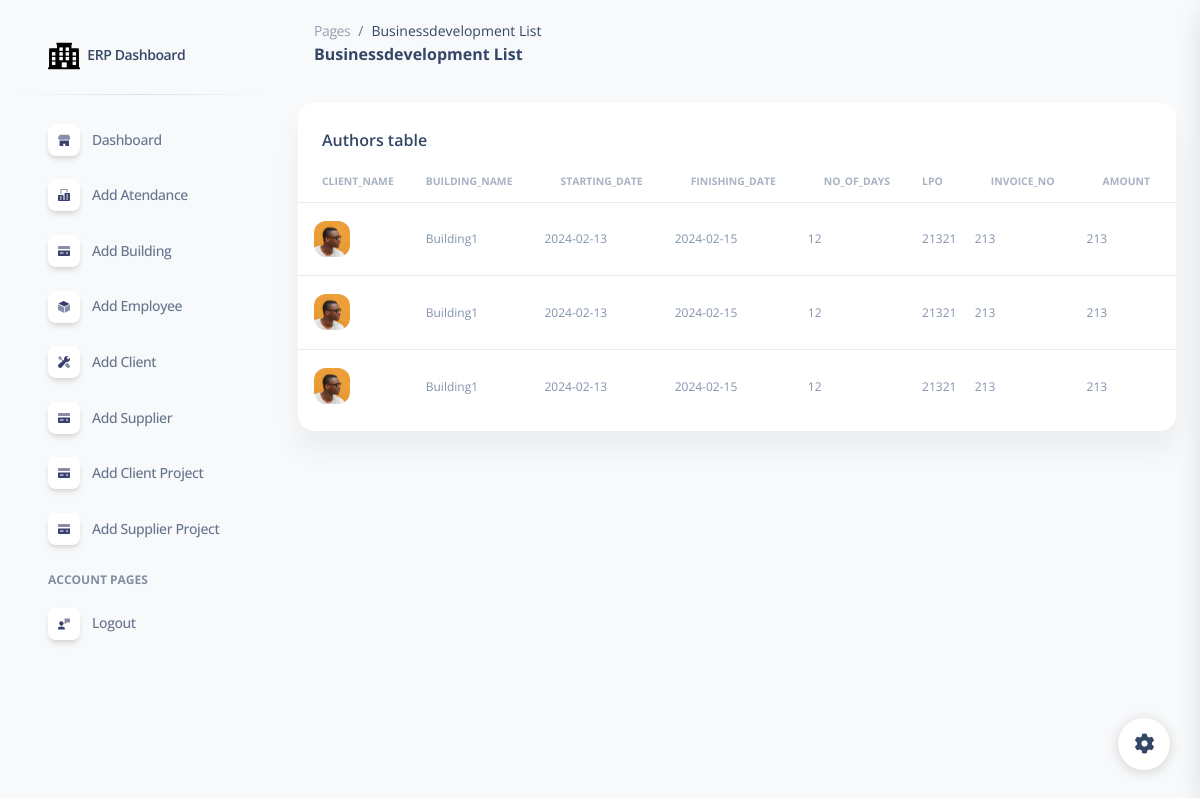
The app's page /businessdevelopment_list/ (signed in), older data.
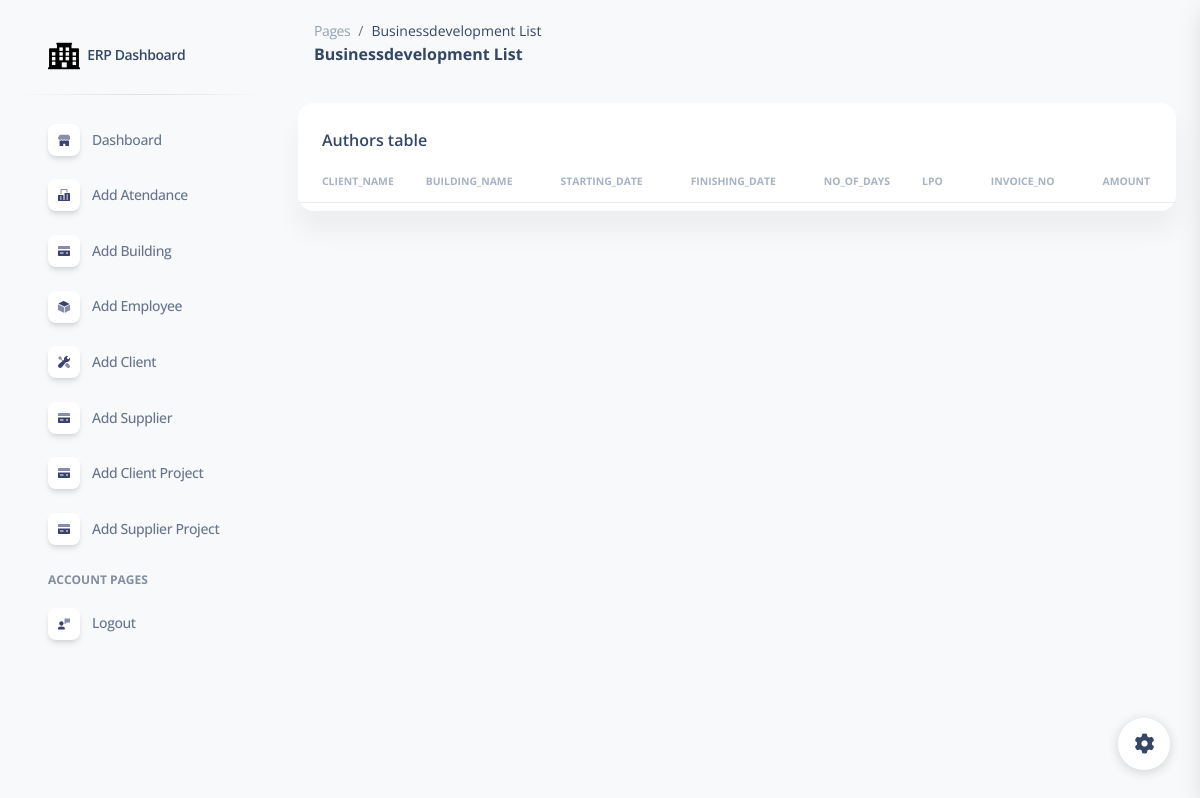
The same page, newer data.
### erpapp/models.py (models this page shows)
class Businessdevelopment(models.Model):
   Building_Name = models.ForeignKey(Building, on_delete=models.CASCADE)
   client_Name = models.ForeignKey(Client, on_delete=models.CASCADE)
   Starting_Date = models.CharField(max_length=255)
   Finishing_Date = models.CharField(max_length=255)
   No_of_Days = models.CharField(max_length=255)
   LPO = models.CharField(max_length=255)
   Invoice_No = models.CharField(max_length=255)
   Amount = models.CharField(max_length=255)
   Total_Amount = models.CharField(max_length=255)
   payable_Pending = models.CharField(max_length=255)
   Comments = models.CharField(max_length=255)
   paid = models.CharField(max_length=255)

class Building(models.Model):
    building_name = models.CharField(max_length=255)
    client = models.ForeignKey(Client, on_delete=models.CASCADE, null=True, blank=True)
    supplier = models.ForeignKey(Supplier, on_delete=models.CASCADE, null=True, blank=True)
    def __str__(self):
        return self.building_name

### erpapp/views.py (the view)
# urls.py: path('businessdevelopment_list/',businessdevelopment_list,name='businessdevelopment_list'),
@login_required
def businessdevelopment_list(request):
    businessdevelopment = Businessdevelopment.objects.all()
    return render(request, 'businessdevelopment_list.html', {'businessdevelopment': businessdevelopment})

### erpapp/templates/businessdevelopment_list.html (shortened to what the changed rows need)
{% extends 'base.html' %}
{% load static %}
{% block content %}
<!DOCTYPE html>
<html lang="en">
<head>
<link rel="stylesheet" href="https://cdn.jsdelivr.net/npm/exceljs@4/dist/exceljs.min.css" />
  <link href="{% static  'css/nucleo-icons.css' %}" rel="stylesheet" />
  <link href="{% static  'css/nucleo-svg.css' %}" rel="stylesheet" />
  <link href="{% static '/css/nucleo-svg.css' %}" rel="stylesheet" />
  <link id="pagestyle" href="{% static 'css/soft-ui-dashboard.css' %}" rel="stylesheet" />
</head>
<body class="g-sidenav-show  bg-gray-100">
<main class="main-content position-relative max-height-vh-100 h-100 mt-1 border-radius-lg ">
    <div class="container-fluid py-4">
      <div class="row">
        <div class="col-12">
          <div class="card mb-4">
            <div class="card-body px-0 pt-0 pb-2">
              <div class="table-responsive p-0">
                <table class="table align-items-center mb-0">
                  <thead>
                    <tr>
                      <th class="text-uppercase text-secondary text-xxs font-weight-bolder opacity-7">Client_Name</th>
                      <th class="text-uppercase text-secondary text-xxs font-weight-bolder opacity-7 ps-2">Building_Name</th>
                      <th class="text-center text-uppercase text-secondary text-xxs font-weight-bolder opacity-7">Starting_Date</th>
                      <th class="text-center text-uppercase text-secondary text-xxs font-weight-bolder opacity-7">Finishing_Date</th>
                      <th class="text-uppercase text-secondary text-xxs font-weight-bolder opacity-7">No_of_Days</th>
                      <th class="text-uppercase text-secondary text-xxs font-weight-bolder opacity-7 ps-2">LPO</th>
                      <th class="text-center text-uppercase text-secondary text-xxs font-weight-bolder opacity-7">Invoice_No</th>
                      <th class="text-center text-uppercase text-secondary text-xxs font-weight-bolder opacity-7">Amount</th>
                    </tr>
                  </thead>
                  <tbody>
                    {% for businessdevelopment in businessdevelopment %}
                    <tr>
                      <td>
                        <div class="d-flex px-2 py-1">
                          <div>
                            <img src="../assets/img/team-2.jpg" class="avatar avatar-sm me-3" alt="user1">
                          </div>
                        </div>
                      </td>
                      <td>
                        <p class="text-xs text-secondary mb-0">{{ businessdevelopment.Building_Name }}</p>
                      </td>
                      <td>
                        <p class="text-xs text-secondary mb-0">{{ businessdevelopment.Starting_Date }}</p>
                      </td>
                      <td>
                        <p class="text-xs text-secondary mb-0">{{ businessdevelopment.Finishing_Date }}</p>
                      </td>
                      <td>
                        <p class="text-xs text-secondary mb-0">{{ businessdevelopment.No_of_Days }}</p>
                      </td>
                      <td>
                        <p class="text-xs text-secondary mb-0">{{ businessdevelopment.LPO }}</p>
                      </td>
                      <td>
                        <p class="text-xs text-secondary mb-0">{{ businessdevelopment.Invoice_No }}</p>
                      </td>
                      <td>
                        <p class="text-xs text-secondary mb-0">{{ businessdevelopment.Amount }}</p>
                      </td>
                    </tr>
                    {% endfor %}
                  </tbody>
                </table>
              </div>
            </div>
          </div>
        </div>
      </div>
{% endblock %}

Row changes from the older to the newer data that the page shows:
removed Businessdevelopment: Building_Name "Building1", Starting_Date "2024-02-13", Finishing_Date "2024-02-15", No_of_Days "12", LPO "21321", Invoice_No "213", Amount "213"
removed Businessdevelopment: Building_Name "Building1", Starting_Date "2024-02-13", Finishing_Date "2024-02-15", No_of_Days "12", LPO "21321", Invoice_No "213", Amount "213"
removed Businessdevelopment: Building_Name "Building1", Starting_Date "2024-02-13", Finishing_Date "2024-02-15", No_of_Days "12", LPO "21321", Invoice_No "213", Amount "213"
